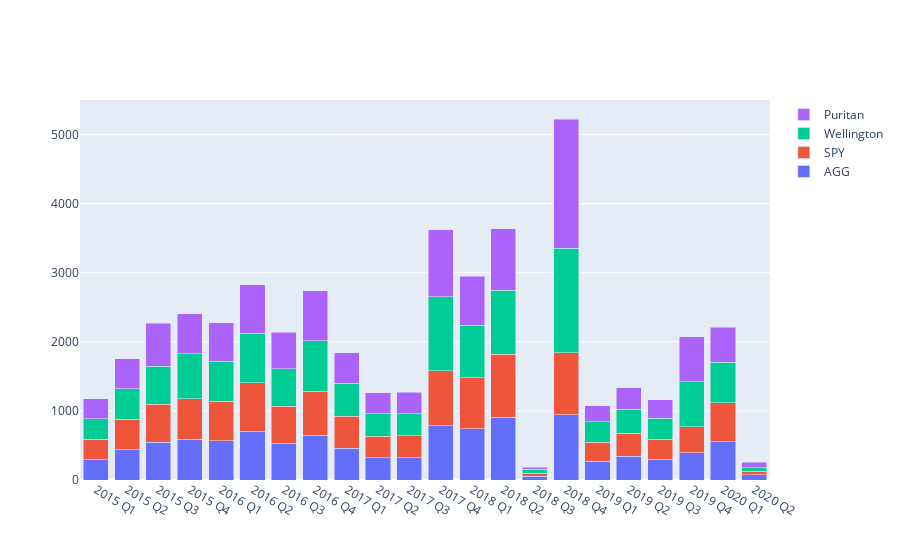

The notebook cell this image was saved under:
### Code cell
import plotly.graph_objects as go

fig2 = go.Figure(go.Bar(x=agg_q.quarter, y=agg_q.principal, name='AGG'))
fig2.add_trace(go.Bar(x=spy_q.quarter, y=spy_q.principal, name='SPY'))
fig2.add_trace(go.Bar(x=well_q.quarter, y=well_q.principal, name='Wellington'))
fig2.add_trace(go.Bar(x=pur_q.quarter, y=pur_q.principal, name='Puritan'))

fig2.update_layout(barmode='stack', xaxis={'categoryorder':'category ascending'})
fig2.show()

### Figure 1 — Plotly figure (JSON) as saved in the notebook; plotly's stock layout.template omitted (floating-point values rounded to 4 significant figures)
{"data": [{"name": "AGG", "type": "bar", "x": ["2015 Q1", "2015 Q2", "2015 Q3", "2015 Q4", "2016 Q1", "2016 Q2", "2016 Q3", "2016 Q4", "2017 Q1", "2017 Q2", "2017 Q3", "2017 Q4", "2018 Q1", "2018 Q2", "2018 Q3", "2018 Q4", "2019 Q1", "2019 Q2", "2019 Q3", "2019 Q4", "2020 Q1", "2020 Q2"], "y": [294.0, 438.5, 548.5, 588.3, 569.5, 705.3, 535.2, 645.4, 460, 318.5, 320.1, 788.8, 739.0, 911.8, 51.48, 942.7, 273.2, 343.7, 300.3, 395.0, 551.8, 74.43]}, {"name": "SPY", "type": "bar", "x": ["2015 Q1", "2015 Q2", "2015 Q3", "2015 Q4", "2016 Q1", "2016 Q2", "2016 Q3", "2016 Q4", "2017 Q1", "2017 Q2", "2017 Q3", "2017 Q4", "2018 Q1", "2018 Q2", "2018 Q3", "2018 Q4", "2019 Q1", "2019 Q2", "2019 Q3", "2019 Q4", "2020 Q1", "2020 Q2"], "y": [294.7, 439.7, 548.9, 584.5, 572.9, 705.9, 535.2, 641.2, 465.0, 316.1, 318.7, 789.3, 744.1, 905.6, 45.89, 900.9, 276.8, 334.3, 288.8, 375.0, 568.4, 50]}, {"name": "Wellington", "type": "bar", "x": ["2015 Q1", "2015 Q2", "2015 Q3", "2015 Q4", "2016 Q1", "2016 Q2", "2016 Q3", "2016 Q4", "2017 Q1", "2017 Q2", "2017 Q3", "2017 Q4", "2018 Q1", "2018 Q2", "2018 Q3", "2018 Q4", "2019 Q1", "2019 Q2", "2019 Q3", "2019 Q4", "2020 Q1", "2020 Q2"], "y": [295.4, 440.6, 550.4, 653.5, 575.2, 710.5, 540.0, 729.8, 472.3, 324.8, 323.4, 1078.0, 753.6, 926.1, 57.68, 1510.0, 293.8, 349.1, 303.2, 655.4, 586, 50]}, {"name": "Puritan", "type": "bar", "x": ["2015 Q1", "2015 Q2", "2015 Q3", "2015 Q4", "2016 Q1", "2016 Q2", "2016 Q3", "2016 Q4", "2017 Q1", "2017 Q2", "2017 Q3", "2017 Q4", "2018 Q1", "2018 Q2", "2018 Q3", "2018 Q4", "2019 Q1", "2019 Q2", "2019 Q3", "2019 Q4", "2020 Q1", "2020 Q2"], "y": [293.7, 437.2, 622.1, 579.9, 560.7, 701.5, 527.7, 724.2, 441.6, 304.9, 308.8, 962.7, 710.4, 890.8, 29.27, 1871.0, 228.9, 311.4, 268.5, 649.6, 506.4, 84.39]}], "layout": {"barmode": "stack", "xaxis": {"categoryorder": "category ascending"}}}
